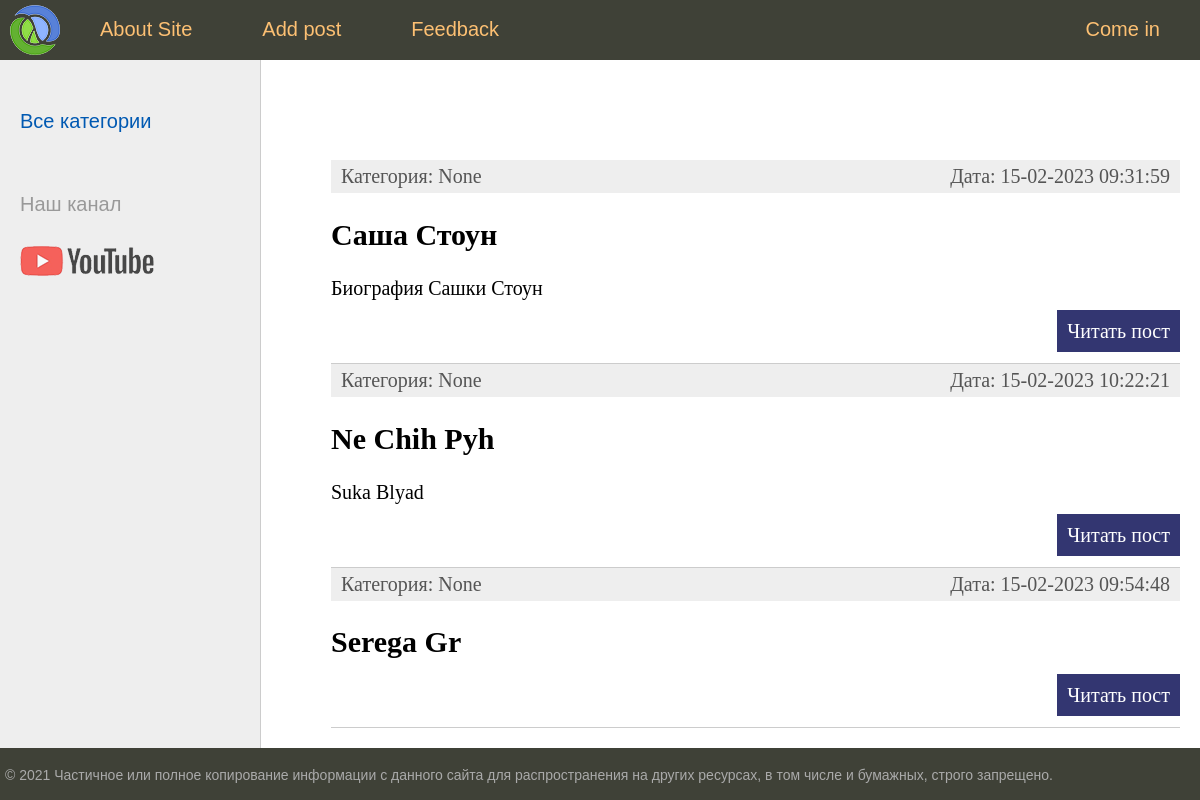
The app's page /, older data.
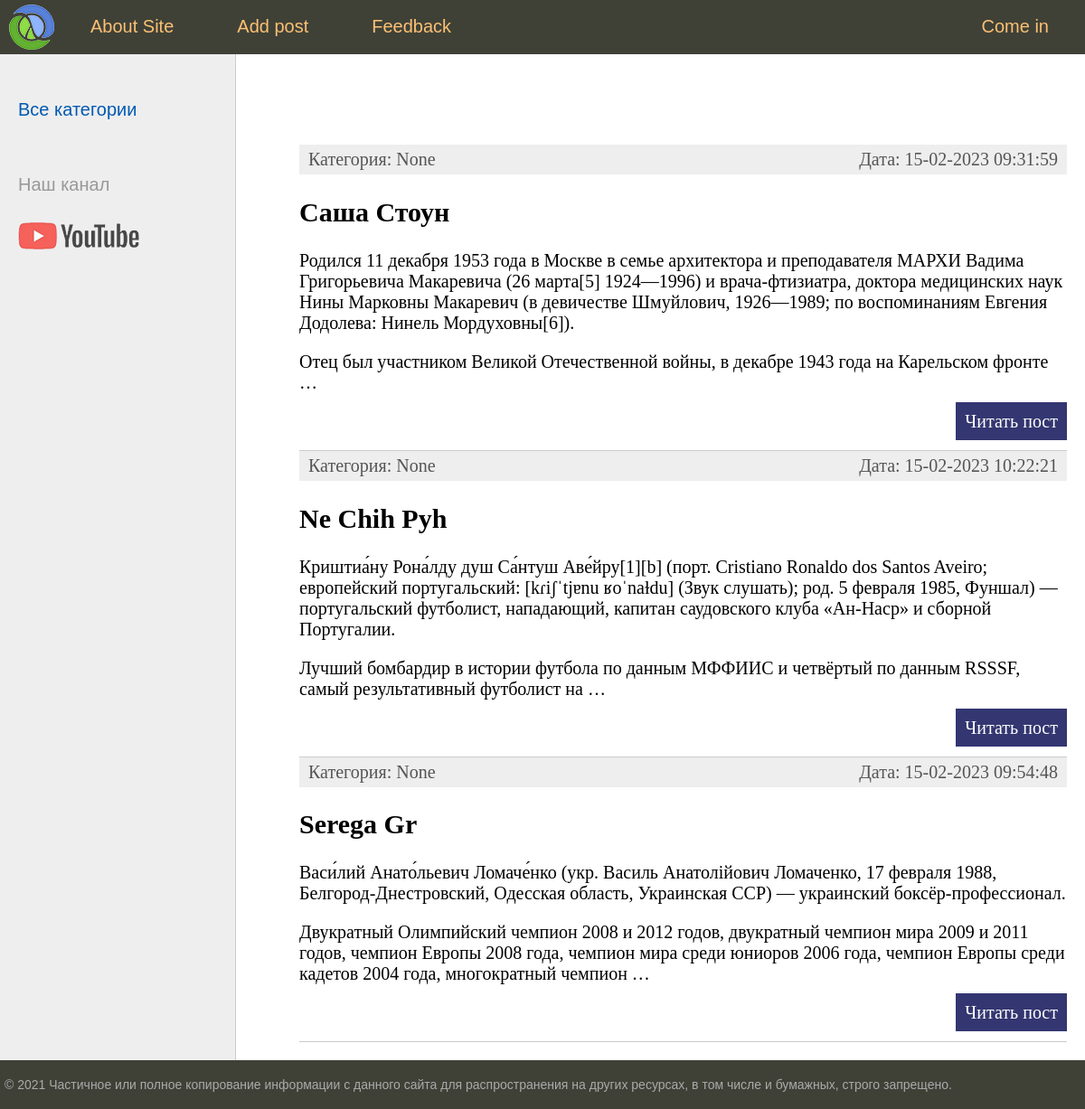
The same page, newer data.
### women/models.py (models this page shows, shortened)
class Women(models.Model):
    title = models.CharField(max_length=255)
    content = models.TextField(blank=True)
    photo = models.ImageField(upload_to="photos/%Y/%m/%d/")
    time_create = models.DateTimeField(auto_now_add=True)
    time_update = models.DateTimeField(auto_now=True)
    is_published = models.BooleanField(default=True)
    cat = models.ForeignKey('Category', on_delete=models.PROTECT, null=True)
    def get_absolute_url(self):
        return reverse ('post', kwargs={'post_id':self.pk})

### women/views.py (the view)
# urls.py: path('', index, name='home'),
def index(request):
    posts = Women.objects.all()
    cats = Category.objects.all()
    context = {'posts':posts,
                'menu':menu,
                'cats':cats,
                'title':'Main page',
                'cat_selected':0
                }
    return render(request, 'women/index.html', context=context)

### women/templates/women/index.html (shortened to what this page needs)
{% extends 'women/base.html' %}
{% block content %}
<ul class="list-articles">
	{% for p in posts %}
			<li>
				<div class="article-panel">
					<p class="first">Категория: {{p.cat}}</p>
					<p class="last">Дата: {{p.time_update|date:"d-m-Y H:i:s"}}</p>
				</div><h2>{{p.title}}</h2>
	{% autoescape on %}
	{{p.content|linebreaks|truncatewords:50}}
	{% endautoescape %}
			<p class="link-read-post"><a href="{{ p.get_absolute_url }}">Читать пост</a></p>
			</li>
	{% endfor %}
</ul>
{% endblock %}

### women/templates/women/base.html (shortened to what this page needs)
{% load static %}
<!DOCTYPE html>
<html>
<head>
	<link type="text/css" href="{% static 'women/css/styles.css' %}" rel="stylesheet" />
</head>
<body>
<table class="table-page" border=0 cellpadding="0" cellspacing="0">
<tr><td valign=top>
{% block mainmenu %}
		<div class="header">
			<ul id="mainmenu" class="mainmenu">
			<li class="logo"><a href="{% url 'home' %}"><div class="logo"></div></a></li>
{% for m in menu %}
	{% if not forloop.last %}
			<li><a href="{% url m.url_name %}">{{m.title}}</a></li>
	{% else %}
			<li class="last"><a href="{% url m.url_name %}">{{m.title}}</a></li>
	{% endif %}
{% endfor %}
			</ul>
		</div>
{% endblock mainmenu %}
<table class="table-content" border=0 cellpadding="0" cellspacing="0">
<tr>
	<td valign="top" class="left-chapters">
	<ul id="leftchapters">
		{% if cat_selected == 0 %}
		<li class="selected">Все категории</li>
		{% else %}
		<li><a href="{% url 'home' %}">Все категории</a></li>
		{% endif %}
		<li class="share">
		<p>Наш канал</p>
		<a class="share-yt" href="https://www.youtube.com/channel/UClJzWfGWuGJL2t-3dYKcHTA/playlists" target="_blank" rel="nofollow"></a>
		</li>
	</ul>
</td>
<td valign="top" class="content">
	<div class="content-text">
{% block content %}
{% endblock %}
	</div>
</td></tr></table>
</td></tr>
<tr><td valign=top>
	<div id="footer">
		<p>&copy; 2021 Частичное или полное копирование информации с данного сайта для распространения на других ресурсах, в том числе и бумажных, строго запрещено.</p>
	</div>
</td></tr></table>
</body>
</html>

### women/static/women/css/styles.css (style rules this page uses)
html, body { font-family: 'Arial'; margin: 0; padding: 0; height: 100%; width: 100%; color: #444; }
a { color: #0059b2; text-decoration: none; }
p.link-read-post { text-align: right; }
p.link-read-post a { padding: 10px; min-width: 100px; background: #333671; color: #fff; text-decoration: none; }
div.article-panel { background: #eee; padding: 5px 10px 5px 10px; box-sizing: border-box; overflow: hidden; color: #555; }
div.article-panel p.first { margin: 0; float: left; }
div.article-panel p.last { margin: 0; float: right; }
ul.list-articles { list-style: none; margin: 0; padding: 0; }
ul.list-articles li { border-bottom: 1px solid #ccc; }
.table-page { width: 100%; height: 100%; vertical-align: top; }
.table-page tr { height: 100%; }
.header { background: #3F4137; height: 60px; }
.logo { background: url('../images/logo.png') no-repeat 10px 5px; width: 70px; height: 60px; }
ul.mainmenu { list-style: none; margin: 0; padding: 0; height: 60px; color: #fdc073; font-size: 20px; overflow: hidden; }
ul.mainmenu li { float: left; margin: 18px 40px 0 30px; }
ul.mainmenu li.logo { margin: 0; }
ul.mainmenu li.last { float: right; }
ul.mainmenu li a { color: #fdc073; text-decoration: none; }
.table-content { width: 100%; min-height: 100%; height: 100%; }
.left-chapters { margin: 0; background: #eee; border-right: 1px solid #ccc; min-height: 100%; }
.left-chapters ul { width: 230px; min-height: 100%; margin: 0; padding: 20px 10px 10px 20px; list-style: none; font-size: 20px; }
.left-chapters ul li { margin: 30px 0 0 0; color: #999; }
.left-chapters ul li.selected { color: #0059b2; }
.left-chapters ul li a { color: #444; text-decoration: none; }
.left-chapters ul li.share { margin: 60px 0 0 0; }
.left-chapters ul li.share p { margin: 30px 0 30px 0; }
.left-chapters ul li.share a { display: inline-block; width: 40px; height: 40px; margin: 0 20px 0 0; }
.left-chapters ul li.share a.share-yt { width: 100%; height: 30px; background: url('../images/share_yt.png') no-repeat 0 0 }
.content { padding: 40px 20px 20px 40px; width: 100%; box-sizing: border-box; }
.content-text { margin: 60px 0 0 30px; color: #000; font-size: 20px; font-family: Yandex Sans Display Light; }
#footer { box-sizing: border-box; background: #3F4137; padding: 5px; color: #aaa; font-size: 14px; font-family: Verdana, Geneva, Arial, Helvetica; text-align: left; overflow: hidden; }

Row changes from the older to the newer data that the page shows:
changed Women "Саша Стоун": content "Биография Сашки Стоун" → "Родился 11 декабря 1953 года в Москве в семье архитектора и преподавателя МАРХИ Вадима Григорьевича Макаревича (26 марта[5] 1924—1996) и врача-фтизиатра, доктора медицинских наук Нины Марковны Макаревич (в девичестве Шмуйлович, 1926—1989; по воспоминаниям Евгения Додолева: Нинель Мордуховны[6]). Отец был участником Великой Отечественной войны, в декабре 1943 года на Карельском фронте …"
changed Women "Ne Chih Pyh": content "Suka Blyad" → "Криштиа́ну Рона́лду душ Са́нтуш Аве́йру[1][b] (порт. Cristiano Ronaldo dos Santos Aveiro; европейский португальский: [kɾiʃˈtjɐnu ʁoˈnaɫdu] (Звук слушать); род. 5 февраля 1985, Фуншал) — португальский футболист, нападающий, капитан саудовского клуба «Ан-Наср» и сборной Португалии. Лучший бомбардир в истории футбола по данным МФФИИС и четвёртый по данным RSSSF, самый результативный футболист на …"
changed Women "Serega Gr": content (not shown) → "Васи́лий Анато́льевич Ломаче́нко (укр. Василь Анатолійович Ломаченко, 17 февраля 1988, Белгород-Днестровский, Одесская область, Украинская ССР) — украинский боксёр-профессионал. Двукратный Олимпийский чемпион 2008 и 2012 годов, двукратный чемпион мира 2009 и 2011 годов, чемпион Европы 2008 года, чемпион мира среди юниоров 2006 года, чемпион Европы среди кадетов 2004 года, многократный чемпион …"
